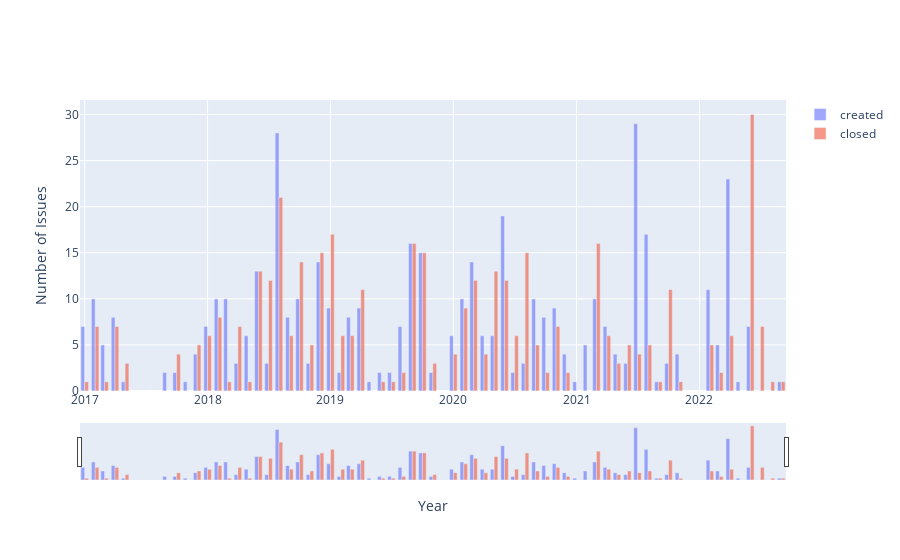

Notebook code for this chart:
### Code cell
interval = "1M"
x_r, x_name, hover, period = get_graph_time_values(interval)

result = issues_query(augur_db.package_config(), "36113")
df_result = process_data(result, interval)
fig = create_figure(df_result, x_r, x_name, hover, interval)
fig.show()

### Figure 1 — Plotly figure (JSON) as saved in the notebook; plotly's stock layout.template omitted (floating-point values rounded to 4 significant figures)
{"data": [{"hovertemplate": "<b>%{x|%b '%y}</b> <br>Num Created: %{y}<extra></extra>", "name": "created", "opacity": 0.6, "type": "bar", "x": ["2017-01", "2017-02", "2017-03", "2017-04", "2017-05", "2017-06", "2017-07", "2017-08", "2017-09", "2017-10", "2017-11", "2017-12", "2018-01", "2018-02", "2018-03", "2018-04", "2018-05", "2018-06", "2018-07", "2018-08", "2018-09", "2018-10", "2018-11", "2018-12", "2019-01", "2019-02", "2019-03", "2019-04", "2019-05", "2019-06", "2019-07", "2019-08", "2019-09", "2019-10", "2019-11", "2019-12", "2020-01", "2020-02", "2020-03", "2020-04", "2020-05", "2020-06", "2020-07", "2020-08", "2020-09", "2020-10", "2020-11", "2020-12", "2021-01", "2021-02", "2021-03", "2021-04", "2021-05", "2021-06", "2021-07", "2021-08", "2021-09", "2021-10", "2021-11", "2021-12", "2022-01", "2022-02", "2022-03", "2022-04", "2022-05", "2022-06", "2022-07", "2022-08", "2022-09"], "y": [7, 10, 5, 8, 1, 0, 0, 0, 2, 2, 1, 4, 7, 10, 10, 3, 6, 13, 3, 28, 8, 10, 3, 14, 9, 2, 8, 9, 1, 2, 2, 7, 16, 15, 2, 0, 6, 10, 14, 6, 6, 19, 2, 3, 10, 8, 9, 4, 1, 5, 10, 7, 4, 3, 29, 17, 1, 3, 4, 0, 0, 11, 5, 23, 1, 7, 0, 0, 1]}, {"hovertemplate": "<b>%{x|%b '%y}</b> <br>Num Closed: %{y}<extra></extra>", "name": "closed", "opacity": 0.6, "type": "bar", "x": ["2017-01", "2017-02", "2017-03", "2017-04", "2017-05", "2017-06", "2017-07", "2017-08", "2017-09", "2017-10", "2017-11", "2017-12", "2018-01", "2018-02", "2018-03", "2018-04", "2018-05", "2018-06", "2018-07", "2018-08", "2018-09", "2018-10", "2018-11", "2018-12", "2019-01", "2019-02", "2019-03", "2019-04", "2019-05", "2019-06", "2019-07", "2019-08", "2019-09", "2019-10", "2019-11", "2019-12", "2020-01", "2020-02", "2020-03", "2020-04", "2020-05", "2020-06", "2020-07", "2020-08", "2020-09", "2020-10", "2020-11", "2020-12", "2021-01", "2021-02", "2021-03", "2021-04", "2021-05", "2021-06", "2021-07", "2021-08", "2021-09", "2021-10", "2021-11", "2021-12", "2022-01", "2022-02", "2022-03", "2022-04", "2022-05", "2022-06", "2022-07", "2022-08", "2022-09"], "y": [1, 7, 1, 7, 3, 0, 0, 0, 0, 4, 0, 5, 6, 8, 1, 7, 1, 13, 12, 21, 6, 14, 5, 15, 17, 6, 6, 11, 0, 1, 1, 2, 16, 15, 3, 0, 4, 9, 12, 4, 13, 12, 6, 15, 5, 2, 7, 2, 0, 0, 16, 6, 3, 5, 4, 5, 1, 11, 1, 0, 0, 5, 2, 6, 0, 30, 7, 1, 1]}], "layout": {"xaxis": {"rangeslider": {"yaxis": {"rangemode": "match"}}, "showgrid": true, "tickformatstops": [{"dtickrange": [null, "M3"], "value": "%b '%y"}, {"dtickrange": ["M3", null], "value": "%Y"}], "title": {"text": "Year"}}, "yaxis": {"title": {"text": "Number of Issues"}}}}
